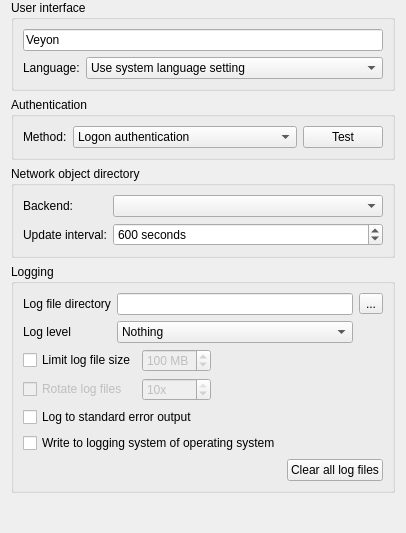
<?xml version="1.0" encoding="UTF-8"?>
<ui version="4.0">
 <class>GeneralConfigurationPage</class>
 <widget class="QWidget" name="GeneralConfigurationPage">
  <layout class="QVBoxLayout" name="verticalLayout_14">
   <property name="topMargin">
    <number>0</number>
   </property>
   <property name="bottomMargin">
    <number>0</number>
   </property>
   <item>
    <widget class="QGroupBox" name="groupBox_11">
     <property name="title">
      <string>User interface</string>
     </property>
     <layout class="QGridLayout" name="gridLayout_13">
      <item row="1" column="0">
       <widget class="QLabel" name="label_39">
        <property name="text">
         <string>Language:</string>
        </property>
       </widget>
      </item>
      <item row="1" column="1">
       <widget class="QComboBox" name="uiLanguage">
        <property name="sizePolicy">
         <sizepolicy hsizetype="MinimumExpanding" vsizetype="Fixed">
          <horstretch>0</horstretch>
          <verstretch>0</verstretch>
         </sizepolicy>
        </property>
        <property name="sizeAdjustPolicy">
         <enum>QComboBox::AdjustToContents</enum>
        </property>
        <item>
         <property name="text">
          <string>Use system language setting</string>
         </property>
        </item>
       </widget>
      </item>
      <item row="0" column="0" colspan="2">
       <widget class="QLineEdit" name="applicationName">
        <property name="text">
         <string>Veyon</string>
        </property>
       </widget>
      </item>
     </layout>
    </widget>
   </item>
   <item>
    <widget class="QGroupBox" name="groupBox">
     <property name="title">
      <string>Authentication</string>
     </property>
     <layout class="QHBoxLayout" name="horizontalLayout" stretch="0,1,0">
      <item>
       <widget class="QLabel" name="label_2">
        <property name="text">
         <string>Method:</string>
        </property>
       </widget>
      </item>
      <item>
       <widget class="QComboBox" name="authenticationMethod">
        <item>
         <property name="text">
          <string>Logon authentication</string>
         </property>
        </item>
        <item>
         <property name="text">
          <string>Key file authentication</string>
         </property>
        </item>
       </widget>
      </item>
      <item>
       <widget class="QPushButton" name="testAuthenticationButton">
        <property name="text">
         <string>Test</string>
        </property>
        <property name="icon">
         <iconset resource="../../core/resources/core.qrc">
          <normaloff>:/core/dialog-ok-apply.png</normaloff>:/core/dialog-ok-apply.png</iconset>
        </property>
       </widget>
      </item>
     </layout>
    </widget>
   </item>
   <item>
    <widget class="QGroupBox" name="groupBox_12">
     <property name="title">
      <string>Network object directory</string>
     </property>
     <layout class="QGridLayout" name="gridLayout_14" columnstretch="0,1">
      <item row="0" column="0">
       <widget class="QLabel" name="label">
        <property name="text">
         <string>Backend:</string>
        </property>
       </widget>
      </item>
      <item row="0" column="1">
       <widget class="QComboBox" name="networkObjectDirectoryPlugin"/>
      </item>
      <item row="1" column="0">
       <widget class="QLabel" name="label_40">
        <property name="text">
         <string>Update interval:</string>
        </property>
       </widget>
      </item>
      <item row="1" column="1">
       <widget class="QSpinBox" name="networkObjectDirectoryUpdateInterval">
        <property name="suffix">
         <string> seconds</string>
        </property>
        <property name="minimum">
         <number>10</number>
        </property>
        <property name="maximum">
         <number>3600</number>
        </property>
        <property name="value">
         <number>600</number>
        </property>
       </widget>
      </item>
     </layout>
    </widget>
   </item>
   <item>
    <widget class="QGroupBox" name="groupBox_7">
     <property name="title">
      <string>Logging</string>
     </property>
     <layout class="QVBoxLayout" name="verticalLayout">
      <item>
       <layout class="QGridLayout" name="gridLayout_9">
        <item row="0" column="0">
         <widget class="QLabel" name="label_10">
          <property name="text">
           <string>Log file directory</string>
          </property>
         </widget>
        </item>
        <item row="0" column="1">
         <widget class="QLineEdit" name="logFileDirectory"/>
        </item>
        <item row="0" column="2">
         <widget class="QToolButton" name="openLogFileDirectory">
          <property name="text">
           <string>...</string>
          </property>
          <property name="icon">
           <iconset resource="../../core/resources/core.qrc">
            <normaloff>:/core/document-open.png</normaloff>:/core/document-open.png</iconset>
          </property>
         </widget>
        </item>
        <item row="1" column="0">
         <widget class="QLabel" name="label_11">
          <property name="text">
           <string>Log level</string>
          </property>
         </widget>
        </item>
        <item row="1" column="1">
         <widget class="QComboBox" name="logLevel">
          <property name="sizeAdjustPolicy">
           <enum>QComboBox::AdjustToContents</enum>
          </property>
          <item>
           <property name="text">
            <string>Nothing</string>
           </property>
          </item>
          <item>
           <property name="text">
            <string>Only critical messages</string>
           </property>
          </item>
          <item>
           <property name="text">
            <string>Errors and critical messages</string>
           </property>
          </item>
          <item>
           <property name="text">
            <string>Warnings and errors</string>
           </property>
          </item>
          <item>
           <property name="text">
            <string>Information, warnings and errors</string>
           </property>
          </item>
          <item>
           <property name="text">
            <string>Debug messages and everything else</string>
           </property>
          </item>
         </widget>
        </item>
       </layout>
      </item>
      <item>
       <layout class="QGridLayout" name="gridLayout">
        <item row="1" column="1">
         <widget class="QSpinBox" name="logFileRotationCount">
          <property name="enabled">
           <bool>false</bool>
          </property>
          <property name="suffix">
           <string>x</string>
          </property>
          <property name="minimum">
           <number>1</number>
          </property>
          <property name="maximum">
           <number>10</number>
          </property>
          <property name="value">
           <number>10</number>
          </property>
         </widget>
        </item>
        <item row="1" column="0">
         <widget class="QCheckBox" name="logFileRotationEnabled">
          <property name="enabled">
           <bool>false</bool>
          </property>
          <property name="text">
           <string>Rotate log files</string>
          </property>
         </widget>
        </item>
        <item row="0" column="1">
         <widget class="QSpinBox" name="logFileSizeLimit">
          <property name="enabled">
           <bool>false</bool>
          </property>
          <property name="suffix">
           <string> MB</string>
          </property>
          <property name="minimum">
           <number>1</number>
          </property>
          <property name="maximum">
           <number>999</number>
          </property>
          <property name="value">
           <number>100</number>
          </property>
         </widget>
        </item>
        <item row="0" column="0">
         <widget class="QCheckBox" name="logFileSizeLimitEnabled">
          <property name="text">
           <string>Limit log file size</string>
          </property>
         </widget>
        </item>
        <item row="0" column="2">
         <spacer name="horizontalSpacer">
          <property name="orientation">
           <enum>Qt::Horizontal</enum>
          </property>
          <property name="sizeHint" stdset="0">
           <size>
            <width>40</width>
            <height>0</height>
           </size>
          </property>
         </spacer>
        </item>
       </layout>
      </item>
      <item>
       <widget class="QCheckBox" name="logToStdErr">
        <property name="text">
         <string>Log to standard error output</string>
        </property>
       </widget>
      </item>
      <item>
       <widget class="QCheckBox" name="logToSystem">
        <property name="text">
         <string>Write to logging system of operating system</string>
        </property>
       </widget>
      </item>
      <item>
       <layout class="QHBoxLayout" name="horizontalLayout_5">
        <item>
         <spacer name="horizontalSpacer_10">
          <property name="orientation">
           <enum>Qt::Horizontal</enum>
          </property>
          <property name="sizeHint" stdset="0">
           <size>
            <width>40</width>
            <height>20</height>
           </size>
          </property>
         </spacer>
        </item>
        <item>
         <widget class="QPushButton" name="clearLogFiles">
          <property name="text">
           <string>Clear all log files</string>
          </property>
          <property name="icon">
           <iconset resource="../../core/resources/core.qrc">
            <normaloff>:/core/edit-delete.png</normaloff>:/core/edit-delete.png</iconset>
          </property>
         </widget>
        </item>
       </layout>
      </item>
     </layout>
    </widget>
   </item>
   <item>
    <spacer name="verticalSpacer">
     <property name="orientation">
      <enum>Qt::Vertical</enum>
     </property>
     <property name="sizeHint" stdset="0">
      <size>
       <width>20</width>
       <height>40</height>
      </size>
     </property>
    </spacer>
   </item>
  </layout>
 </widget>
 <tabstops>
  <tabstop>applicationName</tabstop>
  <tabstop>uiLanguage</tabstop>
  <tabstop>authenticationMethod</tabstop>
  <tabstop>testAuthenticationButton</tabstop>
  <tabstop>networkObjectDirectoryPlugin</tabstop>
  <tabstop>networkObjectDirectoryUpdateInterval</tabstop>
  <tabstop>logFileDirectory</tabstop>
  <tabstop>openLogFileDirectory</tabstop>
  <tabstop>logLevel</tabstop>
  <tabstop>logFileSizeLimitEnabled</tabstop>
  <tabstop>logFileSizeLimit</tabstop>
  <tabstop>logFileRotationEnabled</tabstop>
  <tabstop>logFileRotationCount</tabstop>
  <tabstop>logToStdErr</tabstop>
  <tabstop>logToSystem</tabstop>
  <tabstop>clearLogFiles</tabstop>
 </tabstops>
 <resources>
  <include location="../../core/resources/core.qrc"/>
 </resources>
 <connections>
  <connection>
   <sender>logFileSizeLimitEnabled</sender>
   <signal>toggled(bool)</signal>
   <receiver>logFileSizeLimit</receiver>
   <slot>setEnabled(bool)</slot>
   <hints>
    <hint type="sourcelabel">
     <x>308</x>
     <y>376</y>
    </hint>
    <hint type="destinationlabel">
     <x>408</x>
     <y>377</y>
    </hint>
   </hints>
  </connection>
  <connection>
   <sender>logFileSizeLimitEnabled</sender>
   <signal>toggled(bool)</signal>
   <receiver>logFileRotationEnabled</receiver>
   <slot>setEnabled(bool)</slot>
   <hints>
    <hint type="sourcelabel">
     <x>138</x>
     <y>381</y>
    </hint>
    <hint type="destinationlabel">
     <x>129</x>
     <y>436</y>
    </hint>
   </hints>
  </connection>
  <connection>
   <sender>logFileRotationEnabled</sender>
   <signal>toggled(bool)</signal>
   <receiver>logFileRotationCount</receiver>
   <slot>setEnabled(bool)</slot>
   <hints>
    <hint type="sourcelabel">
     <x>129</x>
     <y>436</y>
    </hint>
    <hint type="destinationlabel">
     <x>658</x>
     <y>437</y>
    </hint>
   </hints>
  </connection>
 </connections>
</ui>
